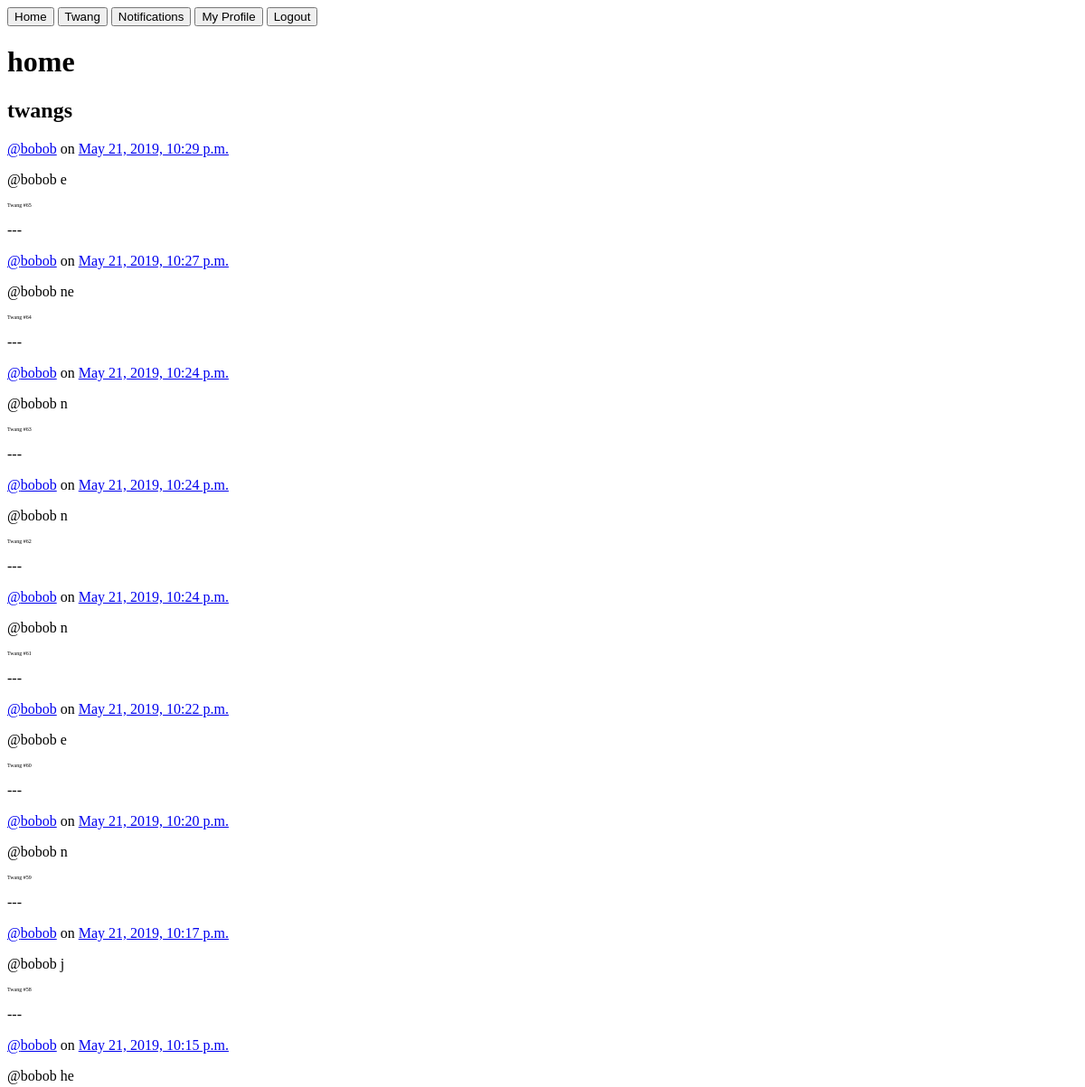
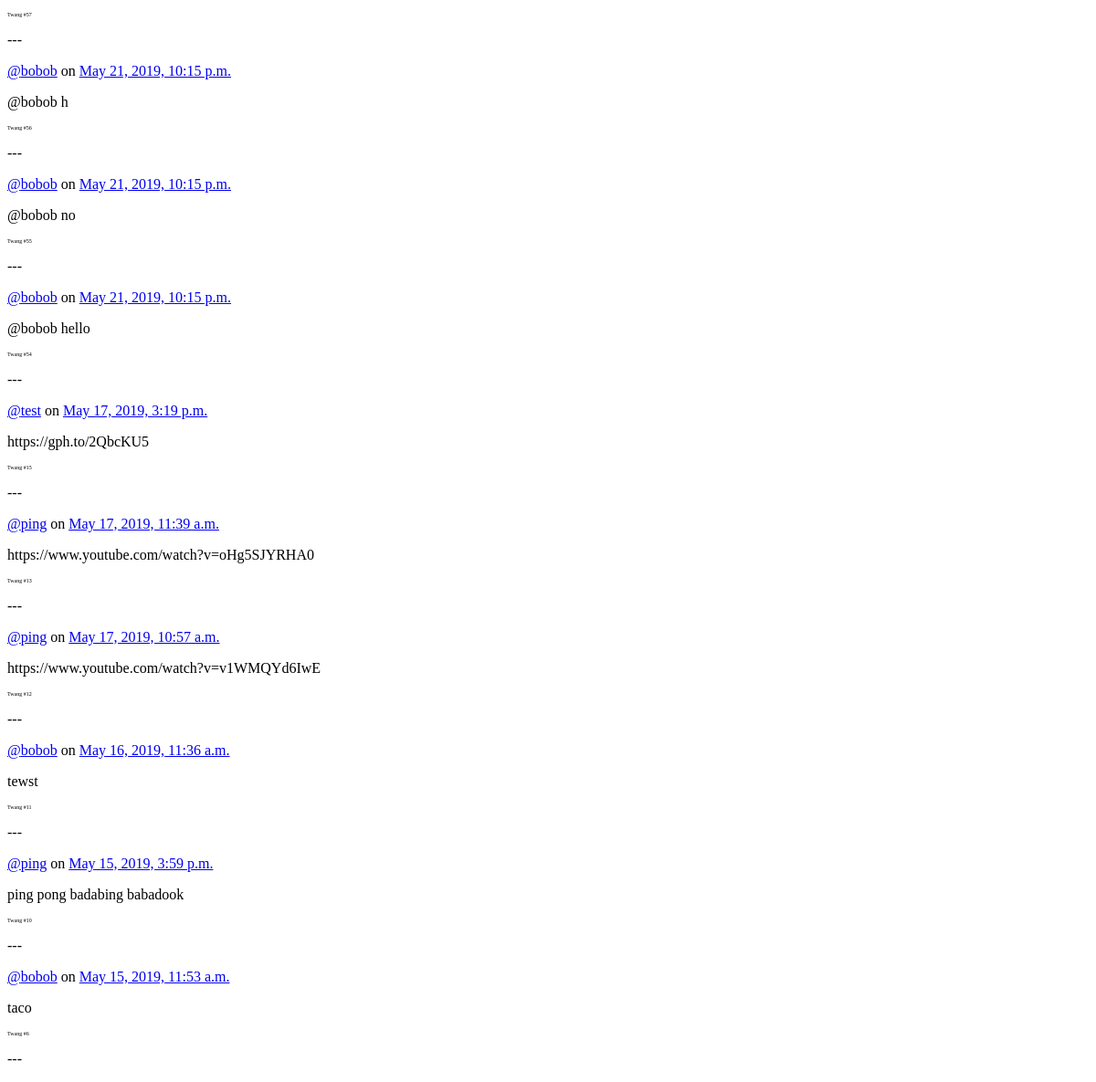
The app's page / (signed in), older data (2 pictures, top to bottom).
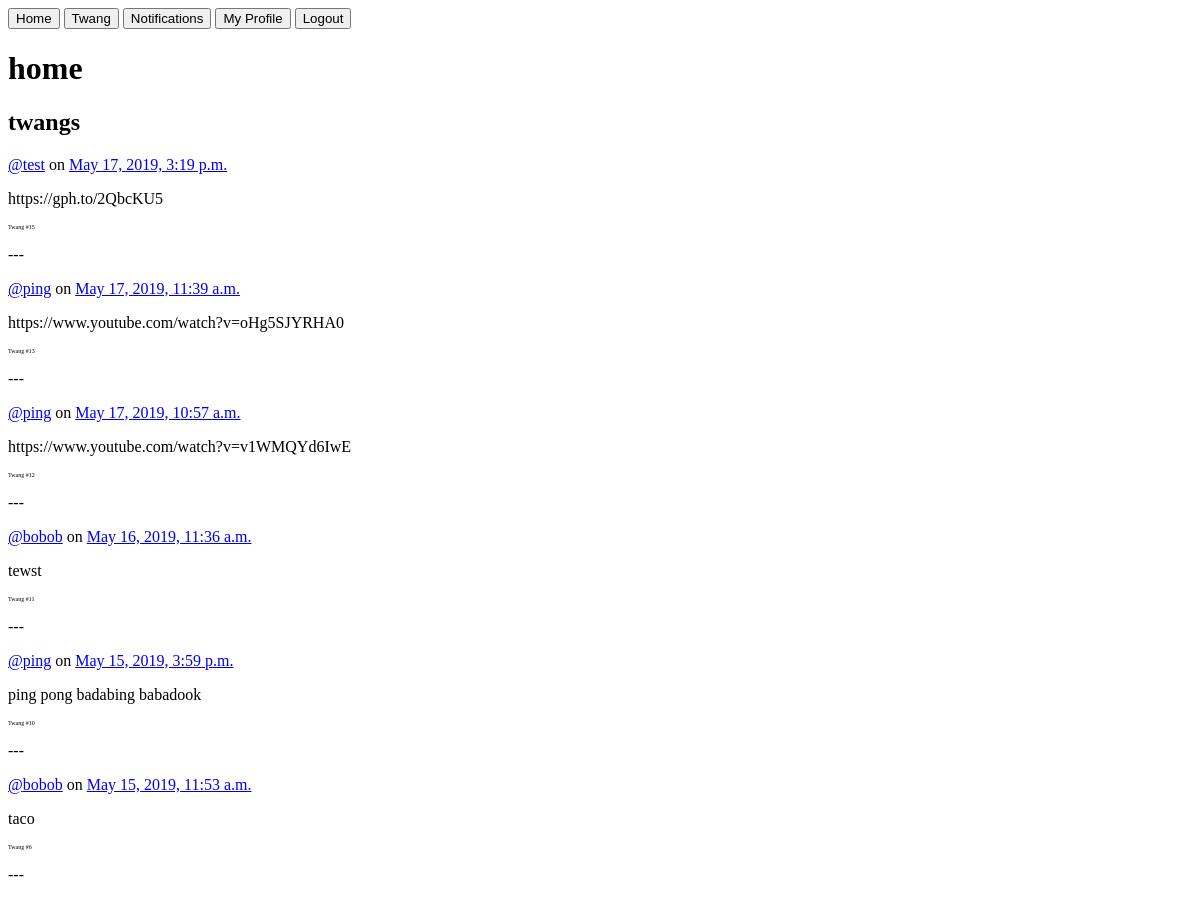
The same page, newer data.
### twango/tweet/models.py (models this page shows)
class Tweet(models.Model):
    user = models.ForeignKey(
        TwitterUser, on_delete=models.CASCADE)
    twang = models.CharField(max_length=140)
    date = models.DateTimeField(default=timezone.now)

### twango/twitteruser/models.py (models this page shows)
class TwitterUser(models.Model):
    username = models.CharField(max_length=50)
    display_name = models.CharField(max_length=50)
    following = models.ManyToManyField("self", symmetrical=False, blank=True)
    user = models.OneToOneField(User, on_delete=models.CASCADE)
    def __str__(self):
        return self.user.username

### twango/views.py (the view)
# urls.py: path("", home_view, name="home")
@login_required()
def home_view(request):
    html = "home.html"
    currentuser = TwitterUser.objects.get(
        user=request.user)
    twangs_of_user = Tweet.objects.filter(user=request.user.twitteruser)
    followers = currentuser.following.all()
    twangs_of_followings = Tweet.objects.filter(user__in=followers)
    twangs = (twangs_of_followings |
              twangs_of_user).distinct().order_by("-date")
    return render(request, html, {"twangs": twangs})

### twango/templates/home.html
{% extends "navbar.html" %} {% block main %}
<h1>home</h1>
{% include "twangs.html" %}
{% endblock %}

### twango/templates/twangs.html (shortened to what this page needs)
<h2>twangs</h2>
{% for t in twangs %}
<p><a href="/{{ t.user }}/">@{{ t.user }}</a> on <a href="/twang/{{ t.id }}/">{{ t.date }}</a></p>
<p>{{ t.twang }}</p>
<p style="font-size: 6px">Twang #{{ t.id }}</p>
<p>---</p>
{% endfor %}

Row changes from the older to the newer data that the page shows:
removed Tweet: user "bobob", date "May 21, 2019, 10:29 p.m.", twang "@bobob e", id "65"
removed Tweet: user "bobob", date "May 21, 2019, 10:27 p.m.", twang "@bobob ne", id "64"
removed Tweet: user "bobob", date "May 21, 2019, 10:24 p.m.", twang "@bobob n", id "63"
removed Tweet: user "bobob", date "May 21, 2019, 10:24 p.m.", twang "@bobob n", id "62"
removed Tweet: user "bobob", date "May 21, 2019, 10:24 p.m.", twang "@bobob n", id "61"
removed Tweet: user "bobob", date "May 21, 2019, 10:22 p.m.", twang "@bobob e", id "60"
removed Tweet: user "bobob", date "May 21, 2019, 10:20 p.m.", twang "@bobob n", id "59"
removed Tweet: user "bobob", date "May 21, 2019, 10:17 p.m.", twang "@bobob j", id "58"
removed Tweet: user "bobob", date "May 21, 2019, 10:15 p.m.", twang "@bobob he", id "57"
removed Tweet: user "bobob", date "May 21, 2019, 10:15 p.m.", twang "@bobob h", id "56"
removed Tweet: user "bobob", date "May 21, 2019, 10:15 p.m.", twang "@bobob no", id "55"
removed Tweet: user "bobob", date "May 21, 2019, 10:15 p.m.", twang "@bobob hello", id "54"
